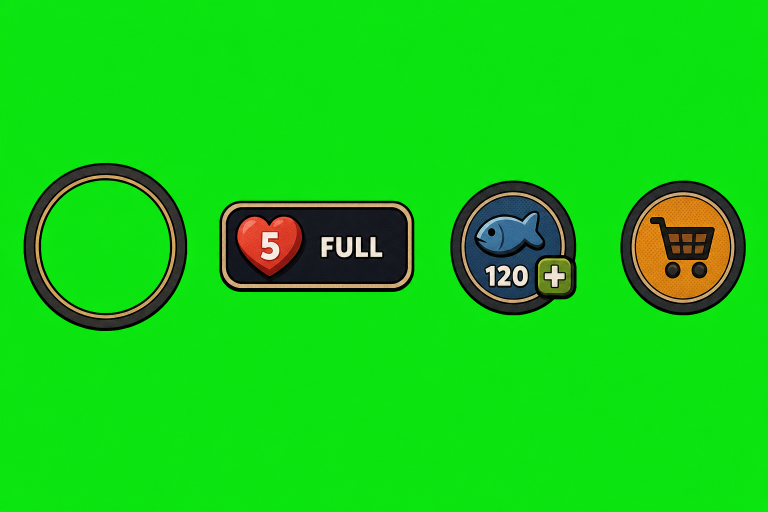
#> input picture Docs/ArtDirection/Generated/raw_ui/ui_map_parts.png, 1536 x 1024 px (shown at 1/2 size)
$ python -i import_ui.py   (imports and definitions only)
#> lines starting #> are read from the running program, lines starting #| are printed output that depends on the picture
### Tools/sprite_process.py
#!/usr/bin/env python3
"""Turns a generated sprite strip on a green chroma background into clean animation frames.

- Keys out the green background (with soft edges) and removes green spill from the outline.
- Finds frames as connected blobs (ignores small specks), left to right.
- Places every frame into equal cells around a shared anchor x; vertical offsets from the row's ground line are kept.

Usage: Tools/sprite_process.py <sheet.png> <out_dir> [--frames N] [--rows R] [--cell-height H] [--anchor backfoot|center|base-br]
       [--match-height H [--match-frame K]]

Anchors: "base-br" puts the bottom-right extreme point (e.g. the cut base of a detached tail) at the sprite pivot.
"backfoot" (default) keeps the planted back foot (leftmost foot touching the ground; characters face right) at the
same x in every frame, so idle loops do not slide when the tail swings. "center" centres the bounding box (for jumps).
Writes <name>_<i>.png frames and <name>_strip.png (frames side by side on a checkerboard) for review.
"""
import os, sys
import numpy as np
from PIL import Image
from collections import deque


def key_green(rgb):
    r, g, b = [rgb[..., i].astype(np.float32) for i in range(3)]
    greenness = g - np.maximum(r, b)              # how much green dominates
    alpha = np.clip(1.0 - (greenness - 40.0) / 80.0, 0.0, 1.0)  # >120: background, <40: opaque
    spill = np.clip(g - np.maximum(r, b), 0, None)
    g2 = g - spill * (1.0 - alpha * 0.0)           # clamp green to max(r, b) where it dominates
    out = np.stack([r, np.minimum(g2, np.maximum(r, b) + 0), b], axis=-1)
    out = np.where((greenness > 0)[..., None], out, rgb.astype(np.float32))
    return out.clip(0, 255).astype(np.uint8), (alpha * 255).astype(np.uint8)


# [181 lines left out: functions label_blobs, find_frames, back_foot_x, bottom_right_point, main, not called in this run]


# [2 lines that do not run on import are left out]

### Tools/import_ui.py
#!/usr/bin/env python3
"""Cuts generated UI sheets (Docs/ArtDirection/Generated/raw_ui) into single sprites in Assets/_Project/Art/UI.

Green sheets are chroma-keyed (sprite_process.key_green); sheets the model drew on a light grey background are cut by
flood-filling the background from the image border (the black outlines stop the fill). Items are found as blobs
(nearby parts such as the moon's stars are merged), ordered in rows top to bottom, left to right.
Also writes button_white.png (the yellow button turned neutral so it can be tinted) and slices.json (9-slice borders
in pixels: left, bottom, right, top) for the Unity skin builder. Needs numpy, scipy, Pillow.
Usage: Tools/import_ui.py
"""
import glob, json, os, shutil, sys
import numpy as np
from PIL import Image, ImageFilter
from scipy import ndimage

sys.path.insert(0, os.path.dirname(__file__))
from sprite_process import key_green

RAW = "Docs/ArtDirection/Generated/raw_ui"
OUT = "Assets/_Project/Art/UI"

# sheet -> names of its items in reading order (None = skip)
SHEETS = {
    "ui_buttons": ["button_yellow", "button_blue", None, None, None, None],
    "ui_panels": ["panel_paper", None, None],
    "ui_bars": ["bar_frame", "bar_energy", "bar_satiety", "bar_hp", "bar_grit"],
    # the attribute icons of this sheet were replaced (paw, tail, heart: ArtSource/UI/*_v1_*.png); strength and technique
    # now come from Docs/ArtDirection/Generated/raw_icons_attr, endurance from the icon_endurance sheet
    "ui_icons_a": ["icon_food", "icon_junk", None, None, None, "icon_xp", "icon_lock", "icon_clock"],
    "ui_icons_b": ["icon_home", "icon_map", "icon_sleep", "icon_upgrade", "icon_speed", "icon_skip", "icon_settings", "icon_crown"],
    "ui_fx": ["ribbon", "burst", "bubble", "tape", "pointer"],
    "ui_extra": ["panel_tin"],
    # round 2: style of the chosen concept hideout_A (rounded, ink outline, no tape)
    "ui_a_buttons": ["button_a_yellow", "button_a_blue", "button_a_grey"],
    "ui_a_parts": ["hud_a"],
    "ui_a_sheet": ["panel_a"],
    "icon_endurance": ["icon_endurance"],
    "ui_event_icons": ["icon_victory", "icon_defeat", "icon_newcat", "icon_skill", "icon_flag", "icon_levelup", "icon_final", "icon_tools"],
    "cat_busts": ["bust_ryzhy", "bust_shnyr", "bust_ponchik"],
    "fx_combat": ["fx_star", "fx_dust", "fx_scratch", "fx_sparkle"],
    "ui_map_parts": ["map_ring", None, None, None],
    # satiety is a fish now (raw_icon_satiety, Tools/cut_icon.py); the bowl is kept as ArtSource/UI/icon_satiety_v1_bowl.png
    "ui_a_icons": ["icon_food", "icon_junk", "icon_hp", "icon_paw", "icon_home", "icon_map", "icon_energy", None],
}

ENEMIES = ["rat", "gull", "shopcat", "crow", "raccoon", "pug", "admiral"]

# cat card portraits cut straight from the concept (left, top, right, bottom)
CONCEPT = "Docs/ArtDirection/Concepts/round1/blind/hideout_A.png"
PORTRAITS = {"Ryzhy": (44, 1080, 323, 1250), "shnyr": (380, 1080, 641, 1238), "ponchik": (699, 1080, 983, 1238)}

# how far apart parts of one item may be (px); small where items sit close together
MERGE = {"ui_event_icons": 18, "cat_busts": 8, "ui_icons_a": 18, "ui_icons_b": 18, "ui_bars": 0, "fx_combat": 14}

# items cut by a fixed box (left, top, right, bottom) because they consist of scattered parts
MANUAL = {"fx_sparkle": ("fx_combat", (1230, 330, 1490, 650))}

# 9-slice borders (left, bottom, right, top) in source pixels; items not listed are drawn whole
SLICES = {
    "button_yellow": (60, 62, 150, 118),
    "button_blue": (60, 62, 150, 118),
    "button_white": (60, 62, 150, 118),
    "panel_paper": (120, 70, 120, 118),
    "panel_tin": (110, 110, 110, 110),
    "card_cat": (52, 52, 52, 52),  # Tools/cut_card_portraits.py
    "card_plain": (80, 80, 80, 80),  # Tools/make_plain_card.py
    "bar_frame": (48, 44, 48, 44),
    "bar_energy": (178, 52, 48, 52),
    "bar_satiety": (178, 52, 48, 52),
    "bar_hp": (178, 52, 48, 52),
    "bar_grit": (178, 52, 48, 52),
    "tape": (34, 26, 34, 26),
    # cut by hand from raw_ui_marker/marker_loop_c.png (2026-10-16): the flick at the top right stays in its corner
    "tutorial_marker": (60, 60, 200, 70),
    "button_a_yellow": (50, 50, 50, 50),
    "button_a_blue": (50, 50, 50, 50),
    "button_a_grey": (50, 50, 50, 50),
    "button_a_white": (50, 50, 50, 50),
    "hud_a": (60, 60, 60, 60),
    "panel_a": (90, 90, 90, 90),
}


def alpha_for(rgb):
    corners = np.array([rgb[2, 2], rgb[2, -3], rgb[-3, 2], rgb[-3, -3]], dtype=np.float32)
    if (corners[:, 1] - corners[:, [0, 2]].max(axis=1)).mean() > 80:  # green chroma background
        clean, alpha = key_green(rgb)
        return clean, alpha
    # light grey paper: flood from the border through low-saturation light pixels
    f = rgb.astype(np.int16)
    light = (f.max(axis=2) - f.min(axis=2) < 22) & (f.min(axis=2) > 170)
    labels, _ = ndimage.label(light)
    border = np.unique(np.concatenate([labels[0], labels[-1], labels[:, 0], labels[:, -1]]))
    background = np.isin(labels, border[border > 0])
    alpha = Image.fromarray(np.where(background, 0, 255).astype(np.uint8)).filter(ImageFilter.GaussianBlur(0.8))
    return rgb, np.where(background, 0, np.array(alpha)).astype(np.uint8)


# [147 lines left out: functions items, defringe, neutral, drawn, enemy_portraits, main, not called in this run]


# [2 lines not run here, left out]

>>> import cv2
>>> picture = cv2.imread('../Docs/ArtDirection/Generated/raw_ui/ui_map_parts.png')
#> picture is the input picture: shape (1024, 1536, 3); mean B, G, R 20.1, 206.2, 20.6
>>> result = alpha_for(picture)
#> in alpha_for, `corners = np.array([rgb[2, 2], rgb[2, -3], rgb[-3, 2], rgb[-3, -3]], d..`: corners = [[17, 227, 11], [13, 230, 10], [13, 232, 10], [17, 231, 11]]
#> in key_green, `r, g, b = [rgb[..., i].astype(np.float32) for i in range(3)]`:
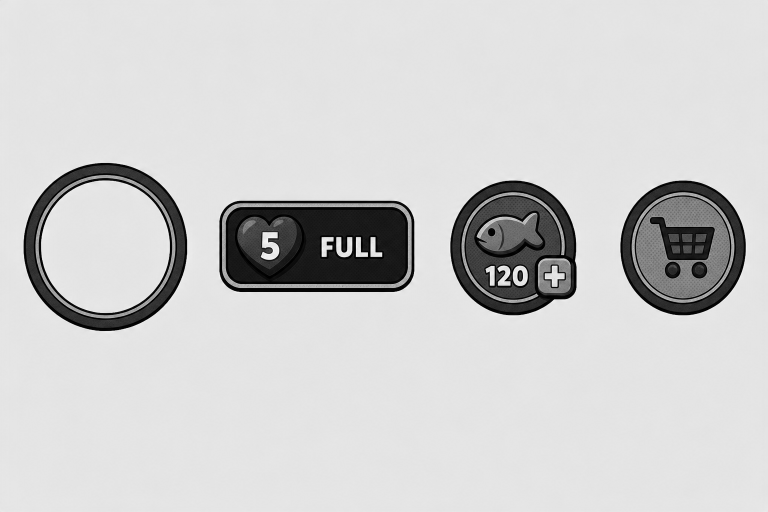
#> g: shape (1024, 1536) float32 (shown at 1/2 size); min 0, max 255, mean 206.2
#> in key_green, `r, g, b = [rgb[..., i].astype(np.float32) for i in range(3)]`:
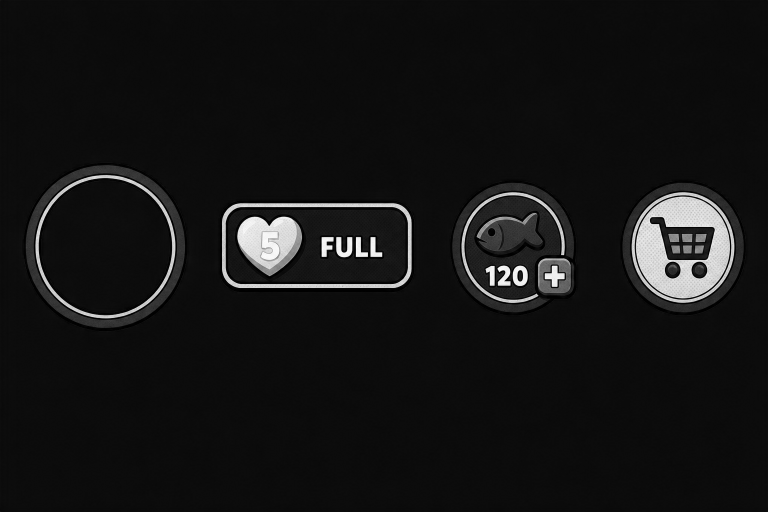
#> b: shape (1024, 1536) float32 (shown at 1/2 size); min 0, max 255, mean 20.6
#> in key_green, `greenness = g - np.maximum(r, b)`:
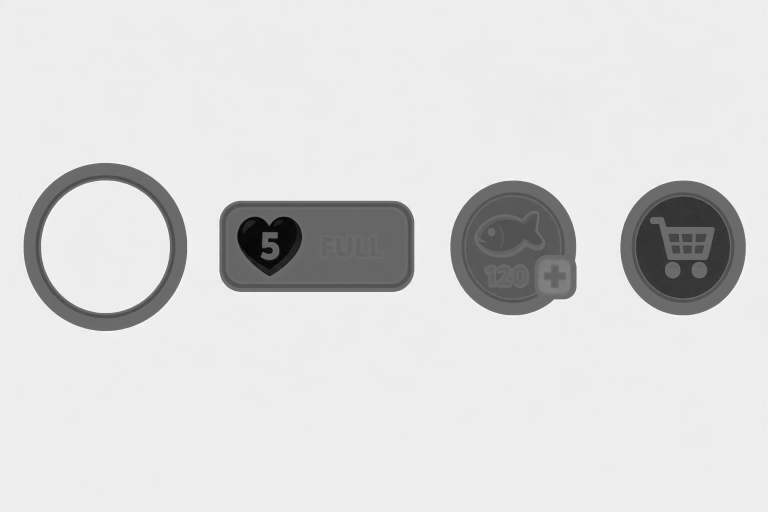
#> greenness: shape (1024, 1536) float32 (shown at 1/2 size); min -175, max 241, mean 180.6; drawn with min black and max white
#> in key_green, `alpha = np.clip(1.0 - (greenness - 40.0) / 80.0, 0.0, 1.0)`:
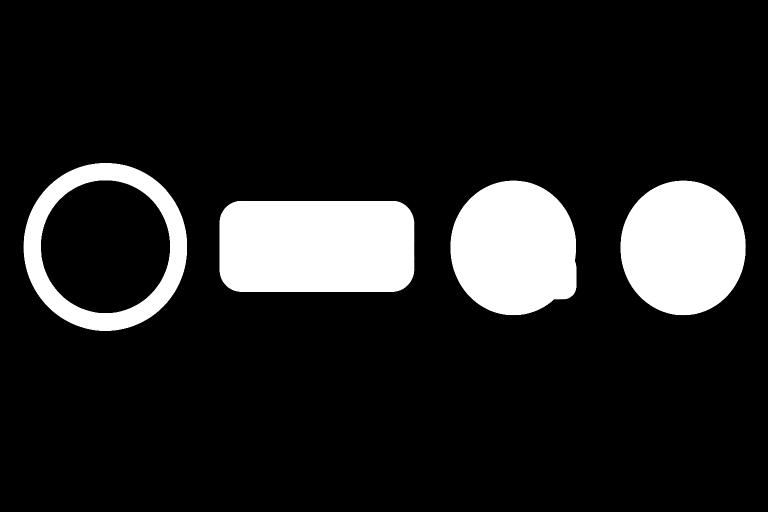
#> alpha: shape (1024, 1536) float32 (shown at 1/2 size); min 0, max 1, mean 0.133
#> in key_green, `spill = np.clip(g - np.maximum(r, b), 0, None)`:
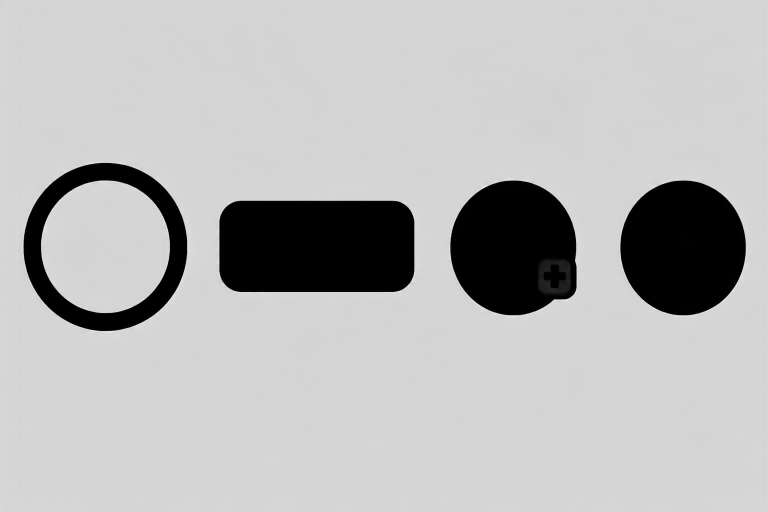
#> spill: shape (1024, 1536) float32 (shown at 1/2 size); min 0, max 241, mean 184
#> in key_green, `g2 = g - spill * (1.0 - alpha * 0.0)`:
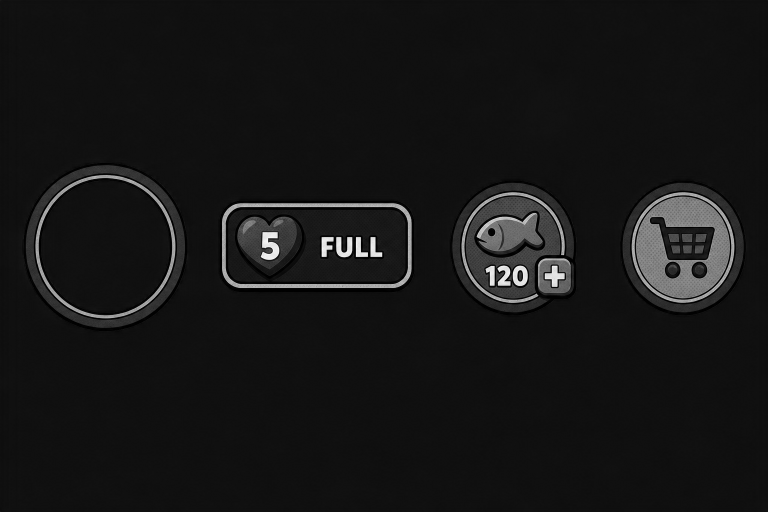
#> g2: shape (1024, 1536) float32 (shown at 1/2 size); min 0, max 255, mean 22.1
#> in key_green, `out = np.stack([r, np.minimum(g2, np.maximum(r, b) + 0), b], axis=-1)`:
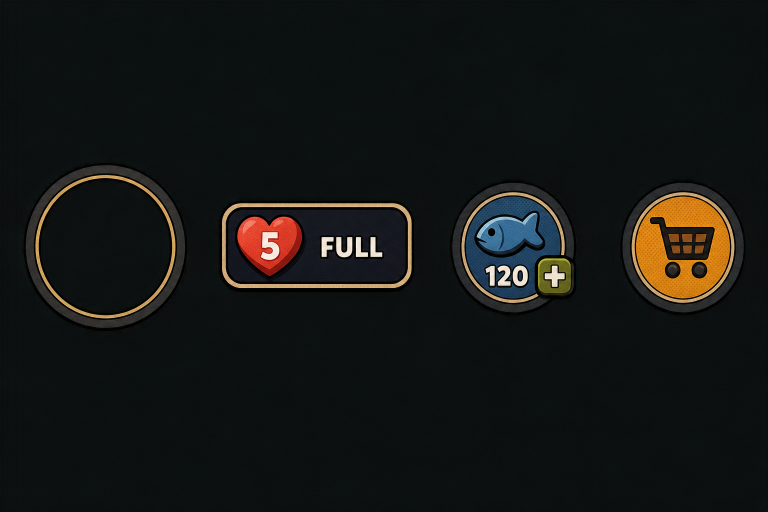
#> out: shape (1024, 1536, 3) float32 (shown at 1/2 size); mean of channels 0, 1, 2 20.2, 22.3, 20.8; drawn as B, G, R
